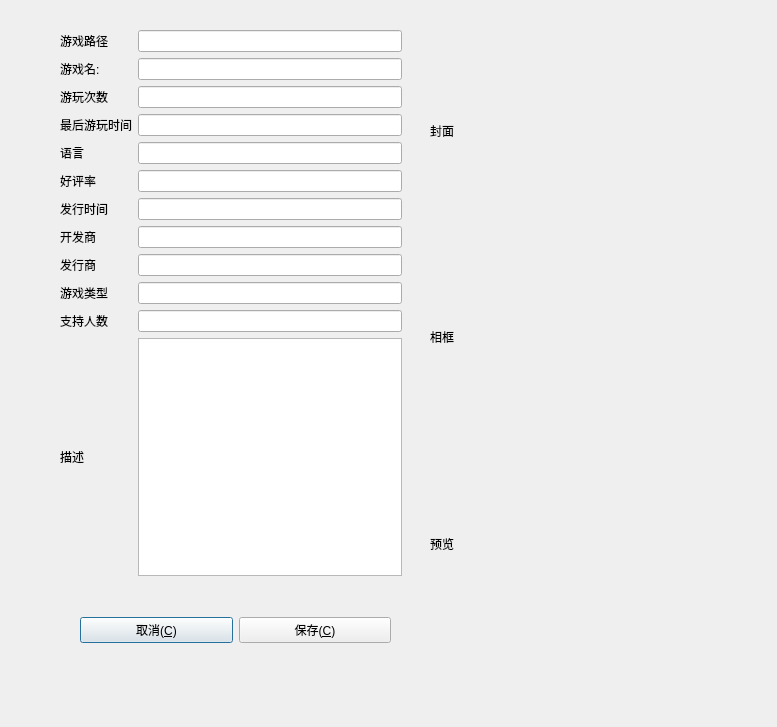
<?xml version="1.0" encoding="UTF-8"?>
<ui version="4.0">
 <class>Dialog</class>
 <widget class="QDialog" name="Dialog">
  <property name="geometry">
   <rect>
    <x>0</x>
    <y>0</y>
    <width>777</width>
    <height>727</height>
   </rect>
  </property>
  <property name="windowTitle">
   <string>Dialog</string>
  </property>
  <widget class="QWidget" name="gridLayoutWidget">
   <property name="geometry">
    <rect>
     <x>80</x>
     <y>590</y>
     <width>311</width>
     <height>80</height>
    </rect>
   </property>
   <layout class="QGridLayout" name="gridLayout_2">
    <item row="0" column="0">
     <widget class="QPushButton" name="btnCancel">
      <property name="text">
       <string>取消(&amp;C)</string>
      </property>
     </widget>
    </item>
    <item row="0" column="1">
     <widget class="QPushButton" name="btnSave">
      <property name="text">
       <string>保存(&amp;C)</string>
      </property>
     </widget>
    </item>
   </layout>
  </widget>
  <widget class="QWidget" name="layoutWidget">
   <property name="geometry">
    <rect>
     <x>60</x>
     <y>30</y>
     <width>342</width>
     <height>546</height>
    </rect>
   </property>
   <layout class="QGridLayout" name="gridLayout">
    <item row="6" column="3">
     <widget class="QLineEdit" name="leRate"/>
    </item>
    <item row="11" column="3">
     <widget class="QLineEdit" name="lePlayer"/>
    </item>
    <item row="4" column="1">
     <widget class="QLabel" name="label_4">
      <property name="text">
       <string>最后游玩时间</string>
      </property>
     </widget>
    </item>
    <item row="11" column="1">
     <widget class="QLabel" name="label_11">
      <property name="text">
       <string>支持人数</string>
      </property>
     </widget>
    </item>
    <item row="1" column="1">
     <widget class="QLabel" name="label">
      <property name="text">
       <string>游戏名:</string>
      </property>
     </widget>
    </item>
    <item row="0" column="1">
     <widget class="QLabel" name="label_2">
      <property name="text">
       <string>游戏路径</string>
      </property>
     </widget>
    </item>
    <item row="4" column="3">
     <widget class="QLineEdit" name="leLastPlay"/>
    </item>
    <item row="8" column="3">
     <widget class="QLineEdit" name="leDev"/>
    </item>
    <item row="8" column="1">
     <widget class="QLabel" name="label_8">
      <property name="text">
       <string>开发商</string>
      </property>
     </widget>
    </item>
    <item row="10" column="1">
     <widget class="QLabel" name="label_10">
      <property name="text">
       <string>游戏类型</string>
      </property>
     </widget>
    </item>
    <item row="12" column="1">
     <widget class="QLabel" name="label_12">
      <property name="text">
       <string>描述</string>
      </property>
     </widget>
    </item>
    <item row="3" column="1">
     <widget class="QLabel" name="label_3">
      <property name="text">
       <string>游玩次数</string>
      </property>
     </widget>
    </item>
    <item row="12" column="3">
     <widget class="QTextEdit" name="leDesc"/>
    </item>
    <item row="3" column="3">
     <widget class="QLineEdit" name="lePlayCnt"/>
    </item>
    <item row="9" column="1">
     <widget class="QLabel" name="label_9">
      <property name="text">
       <string>发行商</string>
      </property>
     </widget>
    </item>
    <item row="6" column="1">
     <widget class="QLabel" name="label_6">
      <property name="text">
       <string>好评率</string>
      </property>
     </widget>
    </item>
    <item row="5" column="1">
     <widget class="QLabel" name="label_5">
      <property name="text">
       <string>语言</string>
      </property>
     </widget>
    </item>
    <item row="9" column="3">
     <widget class="QLineEdit" name="lePub"/>
    </item>
    <item row="7" column="3">
     <widget class="QLineEdit" name="leReleaseDate"/>
    </item>
    <item row="7" column="1">
     <widget class="QLabel" name="label_7">
      <property name="text">
       <string>发行时间</string>
      </property>
     </widget>
    </item>
    <item row="5" column="3">
     <widget class="QLineEdit" name="leLang"/>
    </item>
    <item row="10" column="3">
     <widget class="QLineEdit" name="leGenre"/>
    </item>
    <item row="1" column="3">
     <widget class="QLineEdit" name="leName"/>
    </item>
    <item row="0" column="3">
     <widget class="QLineEdit" name="lePath">
      <property name="enabled">
       <bool>true</bool>
      </property>
     </widget>
    </item>
   </layout>
  </widget>
  <widget class="QWidget" name="layoutWidget_2">
   <property name="geometry">
    <rect>
     <x>430</x>
     <y>30</y>
     <width>234</width>
     <height>614</height>
    </rect>
   </property>
   <layout class="QGridLayout" name="gridLayout_3">
    <item row="2" column="1">
     <widget class="QWidget" name="vVideo" native="true">
      <property name="minimumSize">
       <size>
        <width>200</width>
        <height>200</height>
       </size>
      </property>
     </widget>
    </item>
    <item row="2" column="0">
     <widget class="QLabel" name="label_15">
      <property name="text">
       <string>预览</string>
      </property>
     </widget>
    </item>
    <item row="1" column="1">
     <widget class="QLabel" name="picMarquee">
      <property name="minimumSize">
       <size>
        <width>200</width>
        <height>200</height>
       </size>
      </property>
      <property name="text">
       <string/>
      </property>
     </widget>
    </item>
    <item row="0" column="0">
     <widget class="QLabel" name="label_13">
      <property name="text">
       <string>封面</string>
      </property>
     </widget>
    </item>
    <item row="1" column="0">
     <widget class="QLabel" name="label_14">
      <property name="text">
       <string>相框</string>
      </property>
     </widget>
    </item>
    <item row="0" column="1">
     <widget class="QLabel" name="picImage">
      <property name="minimumSize">
       <size>
        <width>200</width>
        <height>200</height>
       </size>
      </property>
      <property name="text">
       <string/>
      </property>
     </widget>
    </item>
   </layout>
  </widget>
 </widget>
 <resources/>
 <connections/>
</ui>
